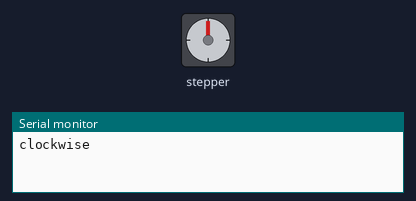
A sketch run on a simulated Arduino Uno, built with avr-gcc and run on an emulated ATmega328P. Parts: stepper motor, the last lines printed to the serial monitor. Stepper angles assume 2480 steps per turn.

Above: at 0.05 s.
At 2.5 s:
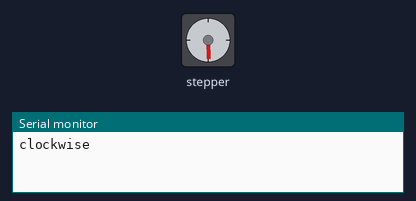
At 5.0 s:
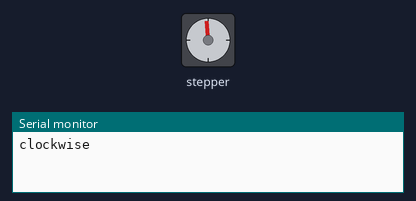
At 10.35 s:
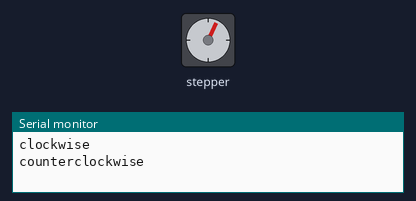
Timing chart, 0 to 14.4 s (numbered marks = the images above):
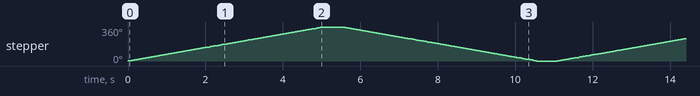

Measured:
- by itself, stepper: turns 360° clockwise in 5.0 s, then 360° counter-clockwise in 5.0 s, repeating every 11.1 s

The sketch:

StepperMotorTest.ino
```cpp
#include <Stepper.h>

const int stepsPerRevolution = 2480;

Stepper myStepper(stepsPerRevolution, 2, 4, 3, 5);
void setup() {
  // put your setup code here, to run once:
  //In 1 = Pin D2
  //In 2 = Pin D3
  //In 3 = Pin D4
  //In 4 = Pin D5
  myStepper.setSpeed(12.5);
  Serial.begin(9600);
}

void loop() {
  // put your main code here, to run repeatedly:

    // step one revolution  in one direction:
  Serial.println("clockwise");
  myStepper.step(stepsPerRevolution);
  delay(500);

  // step one revolution in the other direction:
  Serial.println("counterclockwise");
  myStepper.step(-stepsPerRevolution);
  delay(500);

}
```
